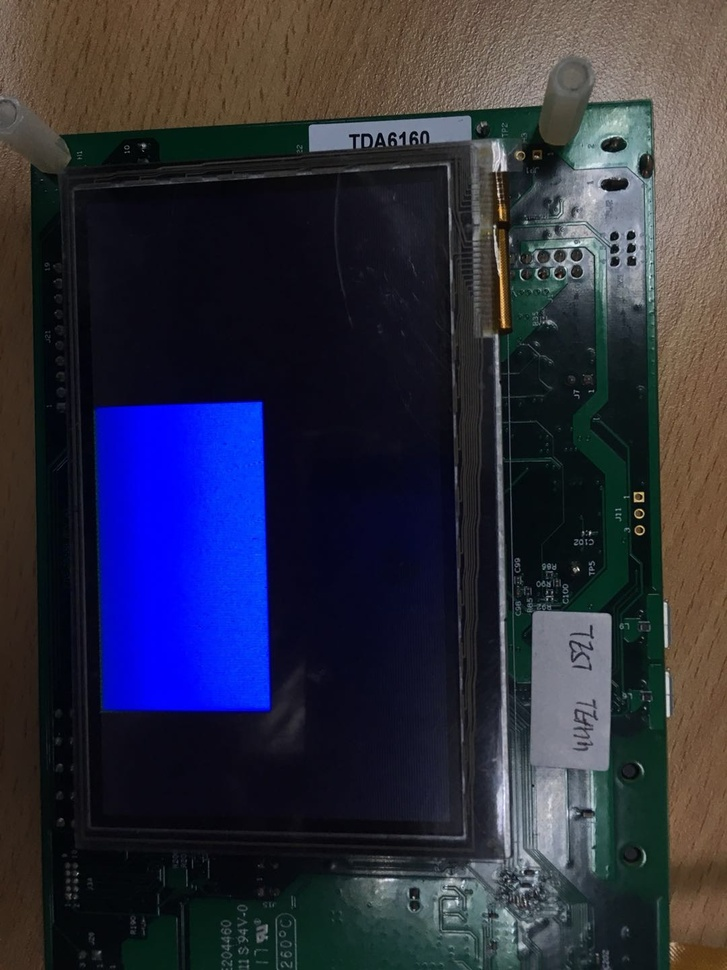
#> input picture pyopencv/pxp_blue.jpg, 727 x 970 px, shrunk from 1080 x 1440 before the run, found by its file name
$ python fft_test.py   (Python 2 division)
#> lines starting #> are read from the running program, lines starting #| are printed output that depends on the picture
#! usr/bin/python
#coding=utf-8

import numpy as np
import cv2
import copy

from matplotlib import pyplot as plt

img = cv2.imread('C:\\video\pxp_BLUE.jpg')
#> img is the input picture: shape (970, 727, 3); mean B, G, R 61.8, 45.5, 44.7
hsv = cv2.cvtColor(img, cv2.COLOR_BGR2HSV)
#> hsv: shape (970, 727, 3); mean H, S, V 83.9, 124.7, 71.9
h, s, v = cv2.split(hsv)
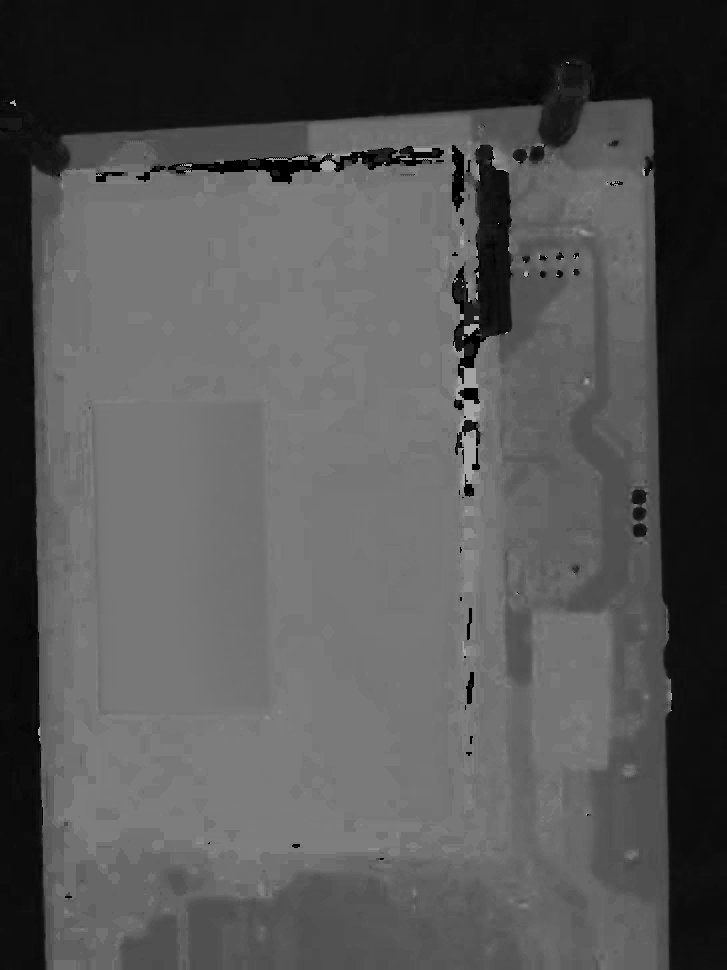
#> h: shape (970, 727); min 0, max 178, mean 83.9
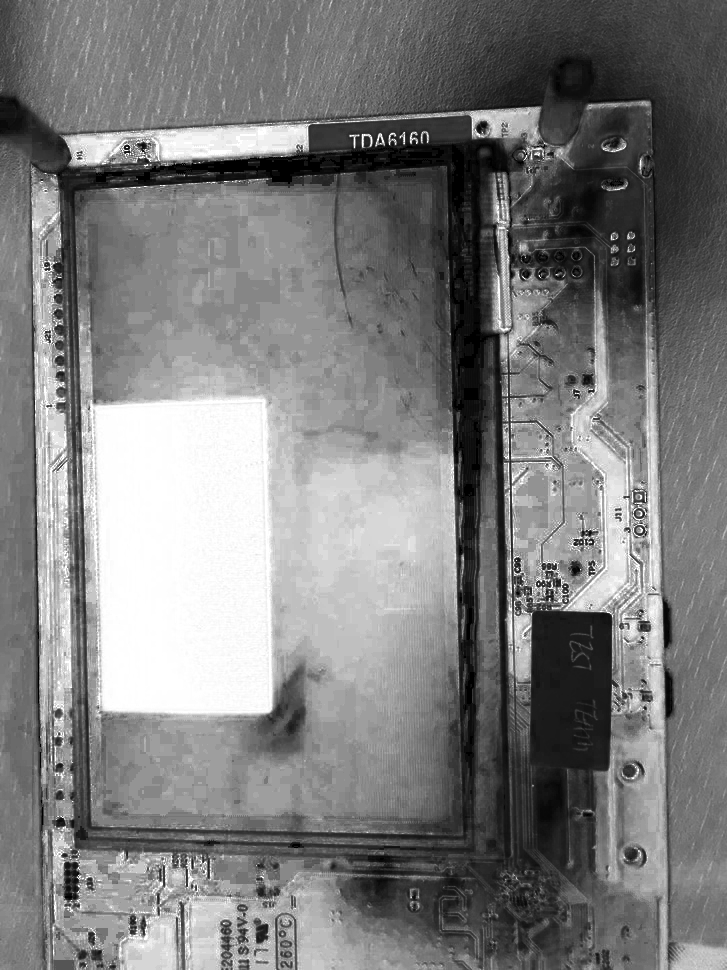
#> s: shape (970, 727); min 0, max 255, mean 124.7
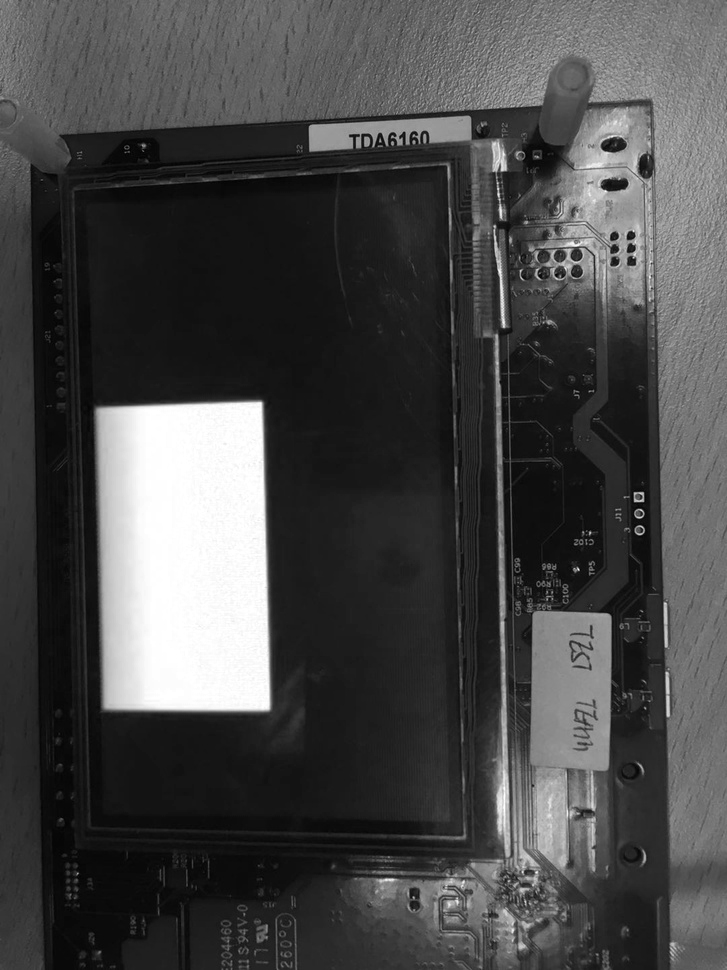
#> v: shape (970, 727); min 1, max 255, mean 71.9
f = np.fft.fft2(h) # 快速傅里叶变换算法得到频率分布
fshift = np.fft.fftshift(f) # 默认结果中心点位置是在左上角，转移到中间位置

fimg = np.log(np.abs(fshift)) # fft 结果是复数，求绝对值结果才是振幅
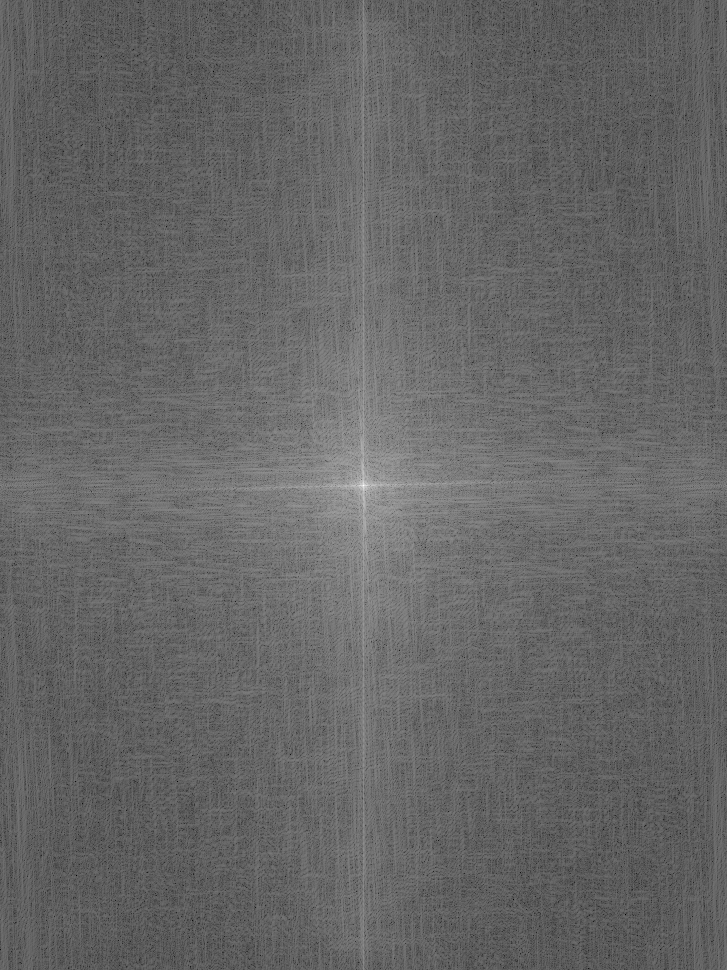
#> fimg: shape (970, 727) float64; min 1.45, max 17.9, mean 8.04; drawn with min black and max white
print fimg
#> (printed output is left out)

# 展示结果
plt.subplot(121), plt.imshow(img, 'gray'), plt.title('Original Fourier')
plt.subplot(122), plt.imshow(fimg, 'gray'), plt.title('Fourier Fourier')
plt.show()
#> figure, not shown here; B, G, R data is drawn as R, G, B

$ run again, with pyopencv/lcd.jpg copied over pyopencv/pxp_blue.jpg
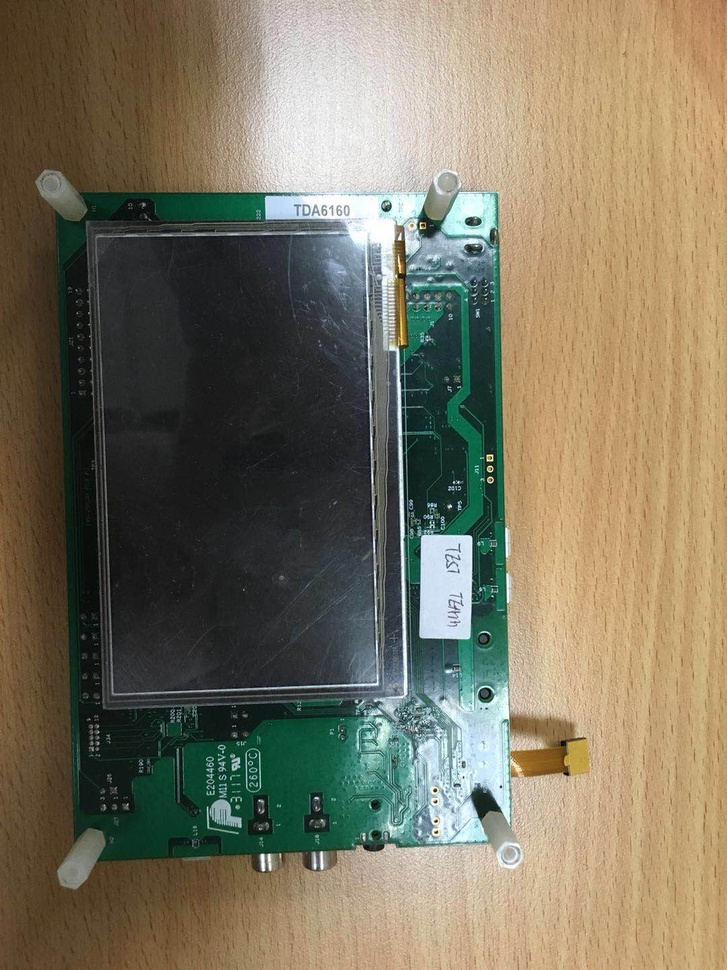
#> input picture pyopencv/lcd.jpg, 727 x 970 px, shrunk from 1080 x 1440 before the run, found by its file name
#> img is the input picture: shape (970, 727, 3); mean B, G, R 95.7, 116.2, 123.6
#> hsv: shape (970, 727, 3); mean H, S, V 44, 84.6, 132.1
#> `h, s, v = cv2.split(hsv)`:
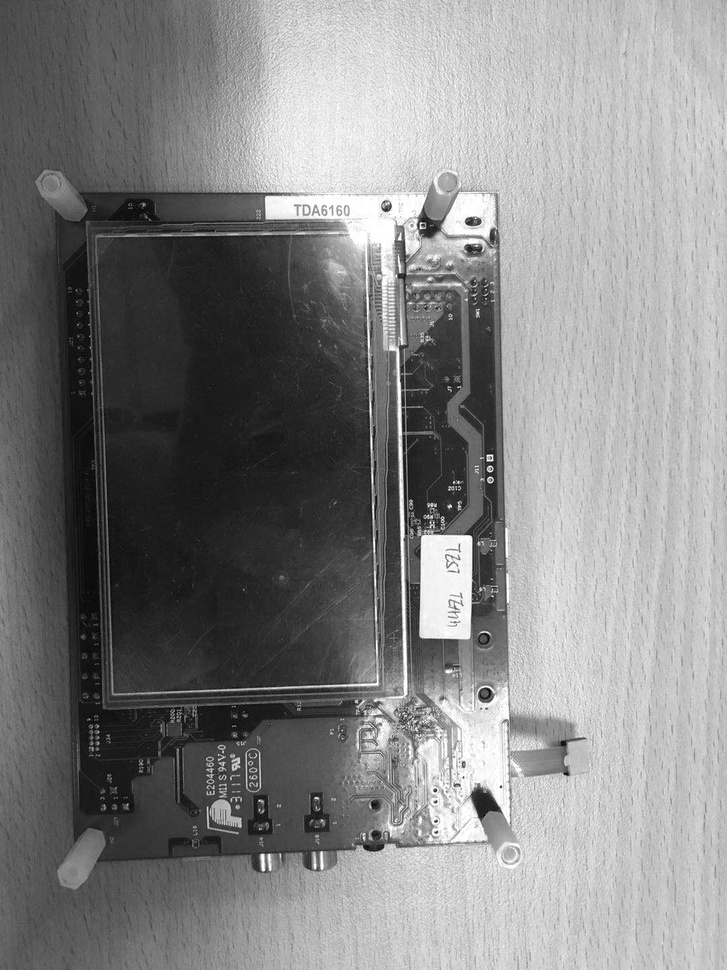
#> v: shape (970, 727); min 1, max 255, mean 132.1
#> `fimg = np.log(np.abs(fshift))`:
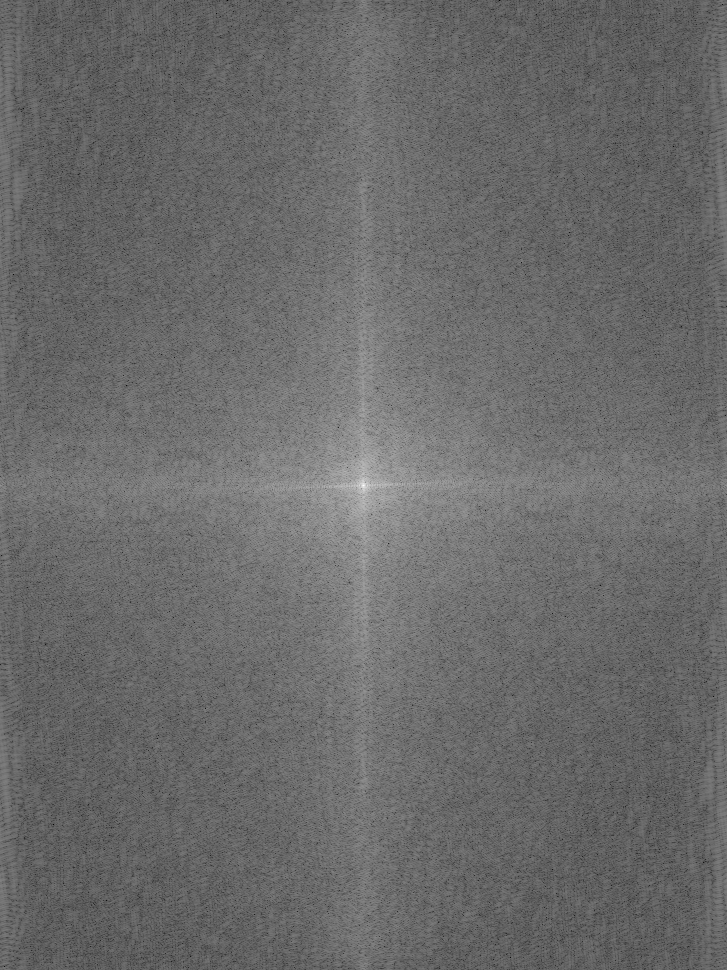
#> fimg: shape (970, 727) float64; min 1.64, max 17.25, mean 8.17; drawn with min black and max white
#> (printed output is left out)
